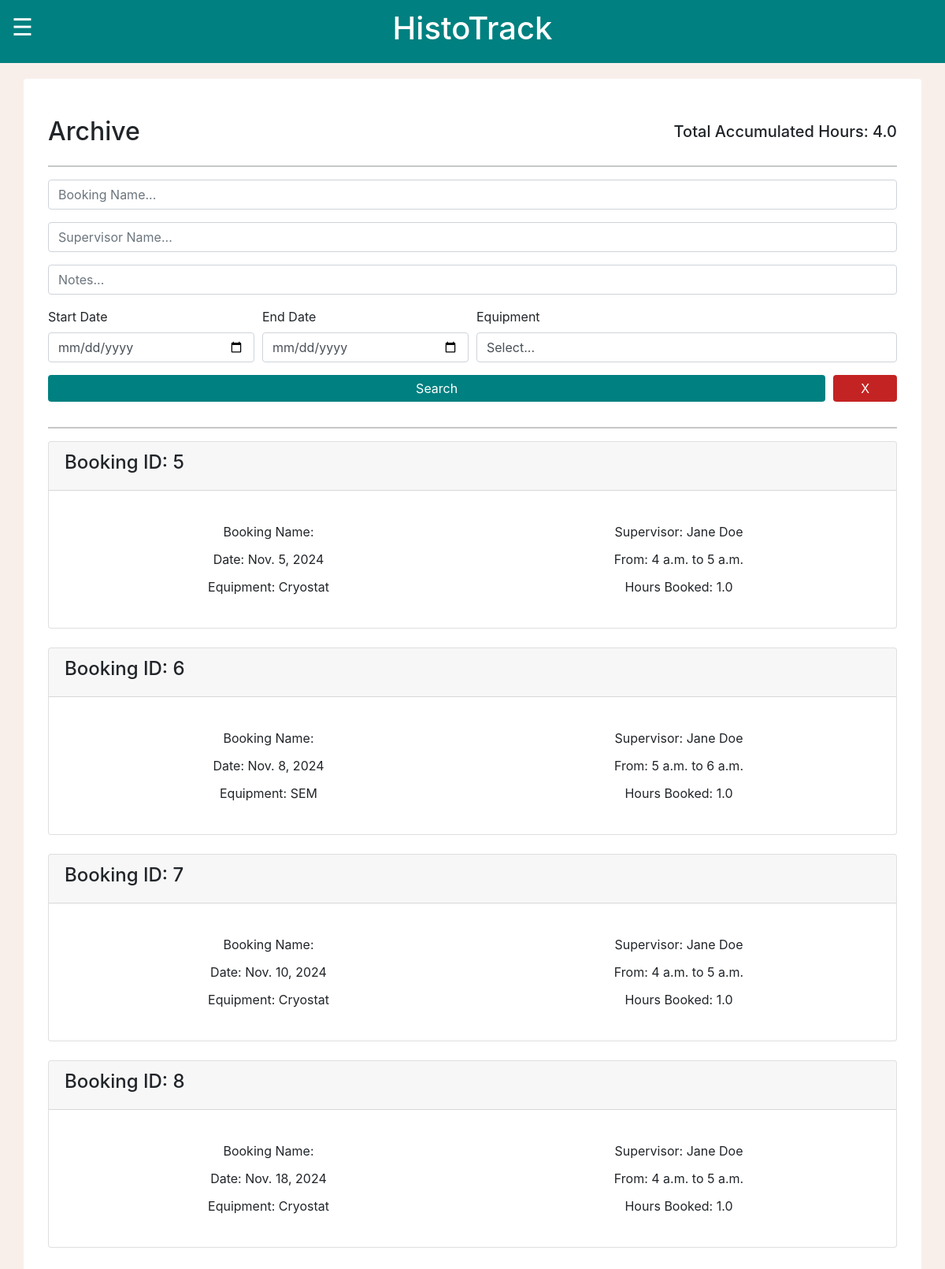
The app's page /MCalendar/archive/ (signed in) with its own data.
### MCalendar/models.py (models this page shows, shortened)
class Event(models.Model):
    invoiceRef = models.CharField(max_length=10, default="None")
    bookingName = models.CharField(max_length=80)
    supervisorName = models.CharField(max_length=80)
    email = models.EmailField()
    bookingDate = models.DateField()
    startTime = models.TimeField()
    finishTime = models.TimeField()
    notes = models.TextField(max_length = 1000)
    equipment = models.CharField(max_length=100, default='Not specified')
    totalTime = models.FloatField(default=0)
    hourlyRate = models.DecimalField(max_digits=10, decimal_places=2, default=0.00)

### MCalendar/views.py (the view)
# urls.py: path("archive/", views.archivePage, name="archivePage"),
@login_required
def archivePage(request):
    if request.user.is_superuser:
        eventList = Event.objects.all()
        equipmentList = Equipment.objects.all()
        bookingName = request.GET.get('bookingName')
        supervisorName = request.GET.get('supervisorName')
        notes = request.GET.get('notes')
        dateMin = request.GET.get('dateMin')
        dateMax = request.GET.get('dateMax')
        equipment = request.GET.get('equipment')
        if archiveValidQuery(bookingName):
            eventList = eventList.filter(bookingName__icontains=bookingName)
        if archiveValidQuery(supervisorName):
            eventList = eventList.filter(supervisorName__icontains=supervisorName)
        if archiveValidQuery(notes):
            eventList = eventList.filter(notes__icontains=notes)
        if archiveValidQuery(dateMin):
            eventList = eventList.filter(bookingDate__gte=dateMin)
        if archiveValidQuery(dateMax):
            eventList = eventList.filter(bookingDate__lte=dateMax)
        if archiveValidQuery(equipment) and equipment != 'Select...':
            eventList = eventList.filter(equipment__contains=equipment)
        totalHours = 0
        for x in eventList:
            totalHours += x.totalTime
        paginator = Paginator(eventList, 10)
        pageNumber = request.GET.get('page')
        pageObj = paginator.get_page(pageNumber)
        context = {
            'eventList': eventList,
            'equipmentList': equipmentList,
            'totalHours': totalHours,
            'pageObj': pageObj,
        }
        return render(request, 'archive.html', context)
    else:
        messages.success(request, "Please log in before entering that page! Admin access only.")
        logout(request)
        return redirect("loginPage")

### MCalendar/models.py (called while the page is built)
    def __str__(self):
        return self.equipmentName

### MCalendar/views.py (called while the page is built)
def archiveValidQuery(param): # createBilling is using this aswell to sort through filters. Thanks!
    return param != '' and param is not None

### MCalendar/templates/archive.html (shortened to what this page needs)
{% load static %}
<head>
    <link rel="stylesheet" href="https://cdnjs.cloudflare.com/ajax/libs/jquery/3.2.1/jquery.min.js">
    <link rel="stylesheet" href="https://cdn.jsdelivr.net/npm/bootstrap@5.0.0-alpha1/dist/js/bootstrap.bundle.min.js">
    <link rel="stylesheet" href="https://cdn.jsdelivr.net/npm/bootstrap@5.0.0-alpha1/dist/css/bootstrap.min.css">
    <link rel="stylesheet" href="https://cdn.jsdelivr.net/npm/bootstrap@4.6.2/dist/css/bootstrap.min.css">
    <link rel="stylesheet" href="{% static 'global.css' %}">
</head>
<body>
<div class="container-fluid text-white topbar">
    <div class="row">
        <div class="col-2 container-fluid text-left">
        <span class="sidebarButton" onclick="toggleNav()">&#9776;</span>
        </div>
        <div class="col-8 container-fluid text-center h1">
            <span>HistoTrack</span>
        </div>
        <div class="col-2"></div>
    </div>
</div>
<div class="container rounded bg-white mt-5 mb-5">
    <div class="row">
        <div class="col-md-12">
            <div class="p-3 py-5">
                <div class="d-flex justify-content-between align-items-center mb-3">
                    <h2 class="text-right">Archive</h2>
                    <h5 class="text-right">Total Accumulated Hours: {{ totalHours }} </h5>
                </div>
                <hr>
                <form method="GET" action=".">
                    <div class="form-row">
                        <div class="form-group col-12">
                            <div class="input-group">
                                <input class="form-control py-2" type="search" name="bookingName" placeholder="Booking Name..." />
                            </div>
                        </div>
                    </div>
                    <div class="form-row">
                        <div class="form-group col-12">
                            <div class="input-group">
                                <input class="form-control py-2" type="search" name="supervisorName" placeholder="Supervisor Name..." />
                            </div>
                        </div>
                    </div>
                    <div class="form-row">
                        <div class="form-group col-12">
                            <div class="input-group">
                                <input class="form-control py-2" type="search" name="notes" placeholder="Notes..." />
                            </div>
                        </div>
                    </div>
                    <div class="form-row">
                        <div class="form-group col-md-3 col-lg-3">
                            <label for="startDate">Start Date</label>
                            <input type="date" class="form-control" id="startDate" name="dateMin">
                        </div>
                        <div class="form-group col-md-3 col-lg-3">
                            <label for="endDate">End Date</label>
                            <input type="date" class="form-control" id="endDate" name="dateMax">
                        </div>
                        <div class="form-group col-md-6">
                            <label for="equipment">Equipment</label>
                            <select id="equipment" class="form-control" name="equipment">
                                <option selected>Select...</option>
                            </select>
                        </div>
                    </div>
                    <div class="form-row">
                        <div class="form-group col-md-11 col-lg-11">
                            <button type="submit" class="btn btn-block btn-sty">Search</button>
                        </div>
                        <div class="form-group col-md-1 col-lg-1">
                            <button type="submit" class="btn btn-block btn-sty" style="background: #c42323;">X</button>
                        </div>
                    </div>
                </form>
                <hr>
                {% for event in pageObj %}
                <div class="card">
                    <div class="card-header">
                        <div class="d-flex justify-content-between align-items-center">
                            <h4>Booking ID: {{ event.id }}</h4>
                        </div>
                    </div>
                    <div class="card-body">
                        <p class="card-text">
                            <div class="details">
                                <div class="detailsListItem">Booking Name: {{ event.bookingName }}</div>
                                <div class="detailsListItem">Supervisor: {{ event.supervisorName }}</div>
                                <div class="detailsListItem">Date: {{ event.bookingDate }}</div>
                                <div class="detailsListItem">From: {{ event.startTime }} to {{ event.finishTime }}</div>
                                <div class="detailsListItem">Equipment: {{ event.equipment }}</div>
                                <div class="detailsListItem">Hours Booked: {{ event.totalTime }}</div>
                            </div>
                        </p>
                    </div>
                </div>
                <br>
                {% endfor %}
            </div>
        </div>
    </div>
</div>
<br>
</body>

### MCalendar/static/global.css (style rules this page uses)
body { background: #f9efea; margin-top:100px; padding-bottom: 5px !important; height: 100%; }
.btn-sty { color: #ffffff; background: #008080; box-shadow: none; border: none; padding: 5px; padding-left: 10px; padding-right: 10px; }
.topbar { height: 80px; max-height: 80px; align-content:center; position: fixed; top:0; z-index: 100; background-color: #008080; cursor:default; }
.sidebarButton { font-size:30px; cursor:pointer; }
.details { margin: 10px 0; display: grid; grid-template-columns: 50% 50%; gap: 3px }
.detailsListItem { list-style-type: none; margin: auto; padding: 4px 0; }

### records on screen
Event: id "5", supervisorName "Jane Doe", bookingDate "Nov. 5, 2024", startTime "4 a.m.", finishTime "5 a.m.", equipment "Cryostat", totalTime "1.0"
Event: id "6", supervisorName "Jane Doe", bookingDate "Nov. 8, 2024", startTime "5 a.m.", finishTime "6 a.m.", equipment "SEM", totalTime "1.0"
Event: id "7", supervisorName "Jane Doe", bookingDate "Nov. 10, 2024", startTime "4 a.m.", finishTime "5 a.m.", equipment "Cryostat", totalTime "1.0"
Event: id "8", supervisorName "Jane Doe", bookingDate "Nov. 18, 2024", startTime "4 a.m.", finishTime "5 a.m.", equipment "Cryostat", totalTime "1.0"

### other values on screen
{{ totalHours }} "4.0"
